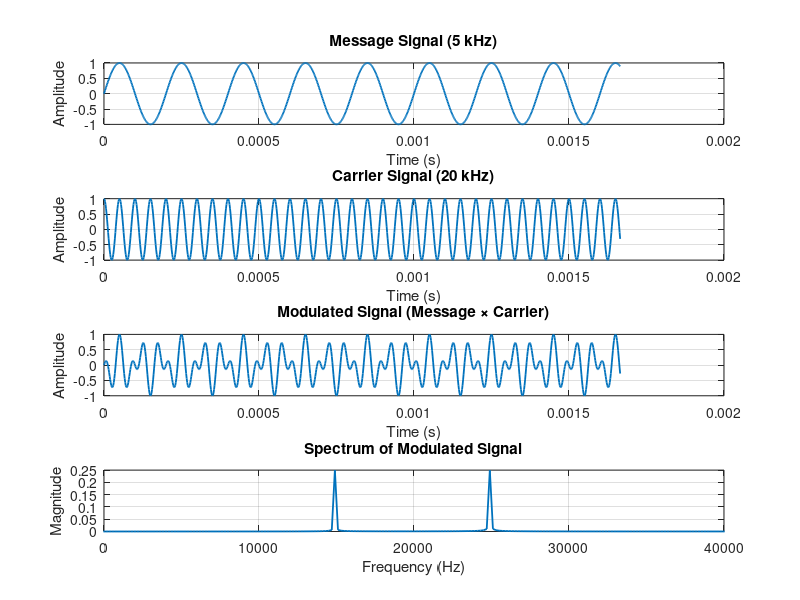

This chart was generated by the following MATLAB code:
clear; close all; clc; %% Parameters
Fs = 600e3;
t = 0:1/Fs:5e-3;
fm = 5e3;            
fc = 20e3;           
m = sin(2*pi*fm*t);
c = cos(2*pi*fc*t);
s = m .* c; 
figure; 
subplot(4,1,1); 
plot(t(1:1000), m(1:1000), 'LineWidth',1.3); 
title('Message Signal (5 kHz)'); 
xlabel('Time (s)'); 
ylabel('Amplitude'); 
grid on; 
subplot(4,1,2); 
plot(t(1:1000), c(1:1000), 'LineWidth',1.3); 
title('Carrier Signal (20 kHz)'); 
xlabel('Time (s)'); 
ylabel('Amplitude'); 
grid on; 
subplot(4,1,3); 
plot(t(1:1000), s(1:1000), 'LineWidth',1.3); 
title('Modulated Signal (Message × Carrier)'); 
xlabel('Time (s)'); 
ylabel('Amplitude'); 
grid on; 
N = length(s); 
S = abs(fft(s)/N); 
f = (-N/2:N/2-1)*(Fs/N); 
subplot(4,1,4); 
plot(f, fftshift(S), 'LineWidth',1.3); 
title('Spectrum of Modulated Signal'); 
xlabel('Frequency (Hz)'); 
ylabel('Magnitude'); 
grid on; 
xlim([0 40e3]);
[~, idx] = max(fftshift(S));
peak_freq = f(idx); 
fprintf("\nSpectrum Peak Detected at = %.1f kHz\n", peak_freq/1000); 
